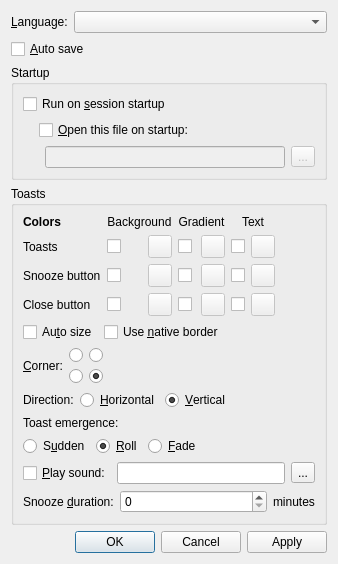
<?xml version="1.0" encoding="UTF-8"?>
<ui version="4.0">
 <class>Alarmz::OptionsDialog</class>
 <widget class="QDialog" name="Alarmz::OptionsDialog">
  <property name="sizeIncrement">
   <size>
    <width>8</width>
    <height>8</height>
   </size>
  </property>
  <property name="windowTitle">
   <string>Options</string>
  </property>
  <property name="modal">
   <bool>true</bool>
  </property>
  <layout class="QVBoxLayout">
   <item>
    <layout class="QHBoxLayout">
     <item>
      <widget class="QLabel" name="languageLabel">
       <property name="text">
        <string>&amp;Language:</string>
       </property>
       <property name="buddy">
        <cstring>languageComboBox</cstring>
       </property>
      </widget>
     </item>
     <item>
      <widget class="QComboBox" name="languageComboBox">
       <property name="sizePolicy">
        <sizepolicy hsizetype="Expanding" vsizetype="Fixed">
         <horstretch>0</horstretch>
         <verstretch>0</verstretch>
        </sizepolicy>
       </property>
       <property name="whatsThis">
        <string>Lets you choose the language of Alarmz's user interface.</string>
       </property>
      </widget>
     </item>
    </layout>
   </item>
   <item>
    <widget class="QCheckBox" name="autoSaveCheckBox">
     <property name="whatsThis">
      <string>When checked, alarms files are automatically saved when another file is opened or when the application exits.</string>
     </property>
     <property name="text">
      <string>&amp;Auto save</string>
     </property>
    </widget>
   </item>
   <item>
    <widget class="QGroupBox" name="startupGroupBox">
     <property name="title">
      <string>Startup</string>
     </property>
     <layout class="QGridLayout">
      <item row="0" column="0" colspan="4">
       <widget class="QCheckBox" name="runOnSessionStartupCheckBox">
        <property name="whatsThis">
         <string>Check this to run Alarmz when you log in to your computer.</string>
        </property>
        <property name="text">
         <string>Run on &amp;session startup</string>
        </property>
       </widget>
      </item>
      <item row="1" column="0">
       <spacer>
        <property name="orientation">
         <enum>Qt::Horizontal</enum>
        </property>
        <property name="sizeType">
         <enum>QSizePolicy::Fixed</enum>
        </property>
        <property name="sizeHint" stdset="0">
         <size>
          <width>10</width>
          <height>13</height>
         </size>
        </property>
       </spacer>
      </item>
      <item row="1" column="1" colspan="3">
       <widget class="QCheckBox" name="openThisFileOnStartupCheckBox">
        <property name="whatsThis">
         <string>Check this to open the specified file when Alarmz is run on session startup.</string>
        </property>
        <property name="text">
         <string>&amp;Open this file on startup:</string>
        </property>
       </widget>
      </item>
      <item row="2" column="0" colspan="3">
       <spacer>
        <property name="orientation">
         <enum>Qt::Horizontal</enum>
        </property>
        <property name="sizeType">
         <enum>QSizePolicy::Fixed</enum>
        </property>
        <property name="sizeHint" stdset="0">
         <size>
          <width>28</width>
          <height>13</height>
         </size>
        </property>
       </spacer>
      </item>
      <item row="2" column="2">
       <widget class="QLineEdit" name="openThisFileOnStartupLineEdit">
        <property name="enabled">
         <bool>false</bool>
        </property>
        <property name="whatsThis">
         <string>Type the name of the alarms file to load on session startup, or click the &lt;b&gt;...&lt;/b&gt; button to browse for the file on your file system.</string>
        </property>
       </widget>
      </item>
      <item row="2" column="3">
       <widget class="QToolButton" name="browseForFileToOpenOnStartupButton">
        <property name="enabled">
         <bool>false</bool>
        </property>
        <property name="whatsThis">
         <string>Browse for an alarms file on your file system to load on session startup.</string>
        </property>
        <property name="text">
         <string>...</string>
        </property>
       </widget>
      </item>
     </layout>
    </widget>
   </item>
   <item>
    <widget class="QGroupBox" name="toastsGroupBox">
     <property name="title">
      <string>Toasts</string>
     </property>
     <layout class="QVBoxLayout" name="verticalLayout">
      <item>
       <layout class="QGridLayout">
        <item row="0" column="0">
         <widget class="QLabel" name="colorsLabel">
          <property name="font">
           <font>
            <weight>75</weight>
            <bold>true</bold>
           </font>
          </property>
          <property name="text">
           <string>Colors</string>
          </property>
         </widget>
        </item>
        <item row="0" column="1" colspan="2">
         <widget class="QLabel" name="backgroundLabel">
          <property name="text">
           <string>Background</string>
          </property>
          <property name="alignment">
           <set>Qt::AlignCenter</set>
          </property>
         </widget>
        </item>
        <item row="0" column="3" colspan="2">
         <widget class="QLabel" name="gradientLabel">
          <property name="text">
           <string>Gradient</string>
          </property>
          <property name="alignment">
           <set>Qt::AlignCenter</set>
          </property>
         </widget>
        </item>
        <item row="0" column="5" colspan="2">
         <widget class="QLabel" name="textLabel">
          <property name="text">
           <string>Text</string>
          </property>
          <property name="alignment">
           <set>Qt::AlignCenter</set>
          </property>
         </widget>
        </item>
        <item row="0" column="7" rowspan="4">
         <spacer>
          <property name="orientation">
           <enum>Qt::Horizontal</enum>
          </property>
          <property name="sizeHint" stdset="0">
           <size>
            <width>40</width>
            <height>20</height>
           </size>
          </property>
         </spacer>
        </item>
        <item row="1" column="0">
         <widget class="QLabel" name="toastsLabel">
          <property name="text">
           <string>Toasts</string>
          </property>
         </widget>
        </item>
        <item row="1" column="1">
         <widget class="QCheckBox" name="toastBackgroundCheckBox">
          <property name="whatsThis">
           <string>When checked, draws either a solid background with the first background color or a linear gradient from the first background color to the second background color on every toast's background. When unchecked, the system's default background color is used.</string>
          </property>
          <property name="text">
           <string/>
          </property>
         </widget>
        </item>
        <item row="1" column="2">
         <widget class="QToolButton" name="toastBackgroundColor1Button">
          <property name="enabled">
           <bool>false</bool>
          </property>
          <property name="toolTip">
           <string>First background color</string>
          </property>
          <property name="whatsThis">
           <string>First background color for toasts.</string>
          </property>
          <property name="text">
           <string/>
          </property>
         </widget>
        </item>
        <item row="1" column="3">
         <widget class="QCheckBox" name="gradientOnToastBackgroundCheckBox">
          <property name="whatsThis">
           <string>When checked, draws a linear gradient from the first background color to the second background color on every toast's background. When unchecked, draws a solid background with the first background color on every toast.</string>
          </property>
          <property name="text">
           <string/>
          </property>
         </widget>
        </item>
        <item row="1" column="4">
         <widget class="QToolButton" name="toastBackgroundColor2Button">
          <property name="enabled">
           <bool>false</bool>
          </property>
          <property name="toolTip">
           <string>Second background color</string>
          </property>
          <property name="whatsThis">
           <string>Second background color for toasts.</string>
          </property>
          <property name="text">
           <string/>
          </property>
         </widget>
        </item>
        <item row="1" column="5">
         <widget class="QCheckBox" name="toastTextCheckBox">
          <property name="whatsThis">
           <string>When checked, uses the specified text color for the message in toasts. When unchecked, the system's default text color is used.</string>
          </property>
          <property name="text">
           <string/>
          </property>
         </widget>
        </item>
        <item row="1" column="6">
         <widget class="QToolButton" name="toastTextColorButton">
          <property name="enabled">
           <bool>false</bool>
          </property>
          <property name="toolTip">
           <string>Text color</string>
          </property>
          <property name="whatsThis">
           <string>Color of the message in toasts.</string>
          </property>
          <property name="text">
           <string/>
          </property>
         </widget>
        </item>
        <item row="2" column="0">
         <widget class="QLabel" name="snoozeLabel">
          <property name="text">
           <string>Snooze button</string>
          </property>
         </widget>
        </item>
        <item row="2" column="1">
         <widget class="QCheckBox" name="snoozeButtonBackgroundCheckBox">
          <property name="whatsThis">
           <string>When checked, draws either a solid background with the first background color or a linear gradient from the first background color to the second background color on Snooze buttons. When unchecked, the system's theme or default background color is used.</string>
          </property>
          <property name="text">
           <string/>
          </property>
         </widget>
        </item>
        <item row="2" column="2">
         <widget class="QToolButton" name="snoozeButtonBackgroundColor1Button">
          <property name="enabled">
           <bool>false</bool>
          </property>
          <property name="toolTip">
           <string>First background color</string>
          </property>
          <property name="whatsThis">
           <string>First background color for the Snooze button.</string>
          </property>
          <property name="text">
           <string/>
          </property>
         </widget>
        </item>
        <item row="2" column="3">
         <widget class="QCheckBox" name="gradientOnSnoozeButtonCheckBox">
          <property name="whatsThis">
           <string>When checked, draws a linear gradient from the first background color to the second background color on Snooze buttons. When unchecked, draws a solid background with the first background color on Snooze buttons.</string>
          </property>
          <property name="text">
           <string/>
          </property>
         </widget>
        </item>
        <item row="2" column="4">
         <widget class="QToolButton" name="snoozeButtonBackgroundColor2Button">
          <property name="enabled">
           <bool>false</bool>
          </property>
          <property name="toolTip">
           <string>Second background color</string>
          </property>
          <property name="whatsThis">
           <string>Second background color for the Snooze button.</string>
          </property>
          <property name="text">
           <string/>
          </property>
         </widget>
        </item>
        <item row="2" column="5">
         <widget class="QCheckBox" name="snoozeButtonTextCheckBox">
          <property name="whatsThis">
           <string>When checked, uses the specified text color for Snooze buttons. When unchecked, the system's default text color is used.</string>
          </property>
          <property name="text">
           <string/>
          </property>
         </widget>
        </item>
        <item row="2" column="6">
         <widget class="QToolButton" name="snoozeButtonTextColorButton">
          <property name="enabled">
           <bool>false</bool>
          </property>
          <property name="toolTip">
           <string>Text color</string>
          </property>
          <property name="whatsThis">
           <string>Text color for the Snooze button.</string>
          </property>
          <property name="text">
           <string/>
          </property>
         </widget>
        </item>
        <item row="3" column="0">
         <widget class="QLabel" name="closeLabel">
          <property name="text">
           <string>Close button</string>
          </property>
         </widget>
        </item>
        <item row="3" column="1">
         <widget class="QCheckBox" name="closeButtonBackgroundCheckBox">
          <property name="whatsThis">
           <string>When checked, draws either a solid background with the first background color or a linear gradient from the first background color to the second background color on Close buttons. When unchecked, the system's theme or default background color is used.</string>
          </property>
          <property name="text">
           <string/>
          </property>
         </widget>
        </item>
        <item row="3" column="2">
         <widget class="QToolButton" name="closeButtonBackgroundColor1Button">
          <property name="enabled">
           <bool>false</bool>
          </property>
          <property name="toolTip">
           <string>First background color</string>
          </property>
          <property name="whatsThis">
           <string>First background color for the Close button.</string>
          </property>
          <property name="text">
           <string/>
          </property>
         </widget>
        </item>
        <item row="3" column="3">
         <widget class="QCheckBox" name="gradientOnCloseButtonCheckBox">
          <property name="whatsThis">
           <string>When checked, draws a linear gradient from the first background color to the second background color on Close buttons. When unchecked, draws a solid background with the first background color on Close buttons.</string>
          </property>
          <property name="text">
           <string/>
          </property>
         </widget>
        </item>
        <item row="3" column="4">
         <widget class="QToolButton" name="closeButtonBackgroundColor2Button">
          <property name="enabled">
           <bool>false</bool>
          </property>
          <property name="toolTip">
           <string>Second background color</string>
          </property>
          <property name="whatsThis">
           <string>Second background color for the Close button.</string>
          </property>
          <property name="text">
           <string/>
          </property>
         </widget>
        </item>
        <item row="3" column="5">
         <widget class="QCheckBox" name="closeButtonTextCheckBox">
          <property name="whatsThis">
           <string>When checked, uses the specified text color for Close buttons. When unchecked, the system's default text color is used.</string>
          </property>
          <property name="text">
           <string/>
          </property>
         </widget>
        </item>
        <item row="3" column="6">
         <widget class="QToolButton" name="closeButtonTextColorButton">
          <property name="enabled">
           <bool>false</bool>
          </property>
          <property name="toolTip">
           <string>Text color</string>
          </property>
          <property name="whatsThis">
           <string>Text color for the Close button.</string>
          </property>
          <property name="text">
           <string/>
          </property>
         </widget>
        </item>
       </layout>
      </item>
      <item>
       <layout class="QHBoxLayout" name="horizontalLayout">
        <item>
         <widget class="QCheckBox" name="autoSizeCheckBox">
          <property name="whatsThis">
           <string>When checked, toasts will be resized to fit their contents.</string>
          </property>
          <property name="text">
           <string>Au&amp;to size</string>
          </property>
         </widget>
        </item>
        <item>
         <widget class="QCheckBox" name="useNativeBorderCheckBox">
          <property name="whatsThis">
           <string>When checked, uses the native frame border from the windowing system. When unchecked, removes the native frame from the windowing system and draws an outset border.</string>
          </property>
          <property name="text">
           <string>Use &amp;native border</string>
          </property>
         </widget>
        </item>
        <item>
         <spacer name="horizontalSpacer">
          <property name="orientation">
           <enum>Qt::Horizontal</enum>
          </property>
          <property name="sizeHint" stdset="0">
           <size>
            <width>88</width>
            <height>17</height>
           </size>
          </property>
         </spacer>
        </item>
       </layout>
      </item>
      <item>
       <widget class="QWidget" native="true">
        <layout class="QGridLayout">
         <property name="margin">
          <number>0</number>
         </property>
         <item row="0" column="0" rowspan="2">
          <widget class="QLabel" name="cornerLabel">
           <property name="text">
            <string>&amp;Corner:</string>
           </property>
           <property name="buddy">
            <cstring>topLeftCornerRadioButton</cstring>
           </property>
          </widget>
         </item>
         <item row="0" column="1">
          <widget class="QRadioButton" name="topLeftCornerRadioButton">
           <property name="toolTip">
            <string>Top-left corner</string>
           </property>
           <property name="whatsThis">
            <string>Position the first toast in the top-left corner.</string>
           </property>
           <property name="text">
            <string/>
           </property>
          </widget>
         </item>
         <item row="0" column="2">
          <widget class="QRadioButton" name="topRightCornerRadioButton">
           <property name="toolTip">
            <string>Top-right corner</string>
           </property>
           <property name="whatsThis">
            <string>Position the first toast in the top-right corner.</string>
           </property>
           <property name="text">
            <string/>
           </property>
          </widget>
         </item>
         <item row="0" column="3" rowspan="2">
          <spacer>
           <property name="orientation">
            <enum>Qt::Horizontal</enum>
           </property>
           <property name="sizeHint" stdset="0">
            <size>
             <width>40</width>
             <height>28</height>
            </size>
           </property>
          </spacer>
         </item>
         <item row="1" column="1">
          <widget class="QRadioButton" name="bottomLeftCornerRadioButton">
           <property name="toolTip">
            <string>Bottom-left corner</string>
           </property>
           <property name="whatsThis">
            <string>Position the first toast in the bottom-left corner.</string>
           </property>
           <property name="text">
            <string/>
           </property>
          </widget>
         </item>
         <item row="1" column="2">
          <widget class="QRadioButton" name="bottomRightCornerRadioButton">
           <property name="toolTip">
            <string>Bottom-right corner</string>
           </property>
           <property name="whatsThis">
            <string>Position the first toast in the bottom-right corner.</string>
           </property>
           <property name="text">
            <string/>
           </property>
           <property name="checked">
            <bool>true</bool>
           </property>
          </widget>
         </item>
        </layout>
       </widget>
      </item>
      <item>
       <widget class="QWidget" native="true">
        <layout class="QHBoxLayout">
         <property name="margin">
          <number>0</number>
         </property>
         <item>
          <widget class="QLabel" name="directionLabel">
           <property name="text">
            <string>Direction:</string>
           </property>
          </widget>
         </item>
         <item>
          <widget class="QRadioButton" name="horizontalDirectionRadioButton">
           <property name="whatsThis">
            <string>Stack toasts horizontally (left to right/right to left)</string>
           </property>
           <property name="text">
            <string>&amp;Horizontal</string>
           </property>
          </widget>
         </item>
         <item>
          <widget class="QRadioButton" name="verticalDirectionRadioButton">
           <property name="whatsThis">
            <string>Stack toasts vertically (top-down/bottom-up)</string>
           </property>
           <property name="text">
            <string>&amp;Vertical</string>
           </property>
           <property name="checked">
            <bool>true</bool>
           </property>
          </widget>
         </item>
         <item>
          <spacer>
           <property name="orientation">
            <enum>Qt::Horizontal</enum>
           </property>
           <property name="sizeHint" stdset="0">
            <size>
             <width>40</width>
             <height>20</height>
            </size>
           </property>
          </spacer>
         </item>
        </layout>
       </widget>
      </item>
      <item>
       <widget class="QLabel" name="toastEmergenceLabel">
        <property name="text">
         <string>Toast emergence:</string>
        </property>
       </widget>
      </item>
      <item>
       <widget class="QWidget" native="true">
        <layout class="QHBoxLayout">
         <property name="margin">
          <number>0</number>
         </property>
         <item>
          <widget class="QRadioButton" name="suddenToastEmergenceRadioButton">
           <property name="whatsThis">
            <string>Toasts appear without any animation.</string>
           </property>
           <property name="text">
            <string>S&amp;udden</string>
           </property>
           <property name="checked">
            <bool>false</bool>
           </property>
          </widget>
         </item>
         <item>
          <widget class="QRadioButton" name="rollToastEmergenceRadioButton">
           <property name="whatsThis">
            <string>Toasts appear at minimum size and expand horizontally or vertically (depending on the direction set above).</string>
           </property>
           <property name="text">
            <string>&amp;Roll</string>
           </property>
           <property name="checked">
            <bool>true</bool>
           </property>
          </widget>
         </item>
         <item>
          <widget class="QRadioButton" name="fadeToastEmergenceRadioButton">
           <property name="whatsThis">
            <string>Toasts fade in from completely transparent to completely opaque.</string>
           </property>
           <property name="text">
            <string>&amp;Fade</string>
           </property>
          </widget>
         </item>
         <item>
          <spacer>
           <property name="orientation">
            <enum>Qt::Horizontal</enum>
           </property>
           <property name="sizeHint" stdset="0">
            <size>
             <width>84</width>
             <height>16</height>
            </size>
           </property>
          </spacer>
         </item>
        </layout>
       </widget>
      </item>
      <item>
       <layout class="QHBoxLayout">
        <item>
         <widget class="QCheckBox" name="playSoundCheckBox">
          <property name="whatsThis">
           <string>Check this to play a sound when a toast appears.</string>
          </property>
          <property name="text">
           <string>&amp;Play sound:</string>
          </property>
         </widget>
        </item>
        <item>
         <widget class="QLineEdit" name="playSoundLineEdit">
          <property name="whatsThis">
           <string>Type the name of the sound to play when a toast appears, or click the &lt;b&gt;...&lt;/b&gt; button to browse for the file on your file system.</string>
          </property>
         </widget>
        </item>
        <item>
         <widget class="QToolButton" name="browseForSoundToPlayButton">
          <property name="whatsThis">
           <string>Browse for a sound file on your file system to play when a toast appears.</string>
          </property>
          <property name="text">
           <string>...</string>
          </property>
         </widget>
        </item>
       </layout>
      </item>
      <item>
       <layout class="QHBoxLayout">
        <item>
         <widget class="QLabel" name="snoozeDurationLabel">
          <property name="text">
           <string>Snooze &amp;duration:</string>
          </property>
          <property name="buddy">
           <cstring>snoozeDurationSpinBox</cstring>
          </property>
         </widget>
        </item>
        <item>
         <widget class="QSpinBox" name="snoozeDurationSpinBox">
          <property name="sizePolicy">
           <sizepolicy hsizetype="MinimumExpanding" vsizetype="Fixed">
            <horstretch>0</horstretch>
            <verstretch>0</verstretch>
           </sizepolicy>
          </property>
          <property name="whatsThis">
           <string>The number of minutes before which a toast reappears since the moment the Snooze button was clicked.</string>
          </property>
          <property name="maximum">
           <number>1440</number>
          </property>
         </widget>
        </item>
        <item>
         <widget class="QLabel" name="minutesLabel">
          <property name="text">
           <string>minutes</string>
          </property>
         </widget>
        </item>
       </layout>
      </item>
     </layout>
    </widget>
   </item>
   <item>
    <spacer>
     <property name="orientation">
      <enum>Qt::Vertical</enum>
     </property>
     <property name="sizeHint" stdset="0">
      <size>
       <width>20</width>
       <height>0</height>
      </size>
     </property>
    </spacer>
   </item>
   <item>
    <widget class="QDialogButtonBox" name="buttonBox">
     <property name="orientation">
      <enum>Qt::Horizontal</enum>
     </property>
     <property name="standardButtons">
      <set>QDialogButtonBox::Apply|QDialogButtonBox::Cancel|QDialogButtonBox::Ok</set>
     </property>
    </widget>
   </item>
  </layout>
 </widget>
 <tabstops>
  <tabstop>languageComboBox</tabstop>
  <tabstop>autoSaveCheckBox</tabstop>
  <tabstop>runOnSessionStartupCheckBox</tabstop>
  <tabstop>openThisFileOnStartupCheckBox</tabstop>
  <tabstop>openThisFileOnStartupLineEdit</tabstop>
  <tabstop>browseForFileToOpenOnStartupButton</tabstop>
  <tabstop>toastBackgroundCheckBox</tabstop>
  <tabstop>toastBackgroundColor1Button</tabstop>
  <tabstop>gradientOnToastBackgroundCheckBox</tabstop>
  <tabstop>toastBackgroundColor2Button</tabstop>
  <tabstop>toastTextCheckBox</tabstop>
  <tabstop>toastTextColorButton</tabstop>
  <tabstop>snoozeButtonBackgroundCheckBox</tabstop>
  <tabstop>snoozeButtonBackgroundColor1Button</tabstop>
  <tabstop>gradientOnSnoozeButtonCheckBox</tabstop>
  <tabstop>snoozeButtonBackgroundColor2Button</tabstop>
  <tabstop>snoozeButtonTextCheckBox</tabstop>
  <tabstop>snoozeButtonTextColorButton</tabstop>
  <tabstop>closeButtonBackgroundCheckBox</tabstop>
  <tabstop>closeButtonBackgroundColor1Button</tabstop>
  <tabstop>gradientOnCloseButtonCheckBox</tabstop>
  <tabstop>closeButtonBackgroundColor2Button</tabstop>
  <tabstop>closeButtonTextCheckBox</tabstop>
  <tabstop>closeButtonTextColorButton</tabstop>
  <tabstop>useNativeBorderCheckBox</tabstop>
  <tabstop>topLeftCornerRadioButton</tabstop>
  <tabstop>topRightCornerRadioButton</tabstop>
  <tabstop>bottomLeftCornerRadioButton</tabstop>
  <tabstop>bottomRightCornerRadioButton</tabstop>
  <tabstop>horizontalDirectionRadioButton</tabstop>
  <tabstop>verticalDirectionRadioButton</tabstop>
  <tabstop>suddenToastEmergenceRadioButton</tabstop>
  <tabstop>rollToastEmergenceRadioButton</tabstop>
  <tabstop>fadeToastEmergenceRadioButton</tabstop>
  <tabstop>playSoundCheckBox</tabstop>
  <tabstop>playSoundLineEdit</tabstop>
  <tabstop>browseForSoundToPlayButton</tabstop>
  <tabstop>snoozeDurationSpinBox</tabstop>
  <tabstop>buttonBox</tabstop>
 </tabstops>
 <resources/>
 <connections>
  <connection>
   <sender>buttonBox</sender>
   <signal>accepted()</signal>
   <receiver>Alarmz::OptionsDialog</receiver>
   <slot>accept()</slot>
   <hints>
    <hint type="sourcelabel">
     <x>275</x>
     <y>516</y>
    </hint>
    <hint type="destinationlabel">
     <x>157</x>
     <y>274</y>
    </hint>
   </hints>
  </connection>
  <connection>
   <sender>buttonBox</sender>
   <signal>rejected()</signal>
   <receiver>Alarmz::OptionsDialog</receiver>
   <slot>reject()</slot>
   <hints>
    <hint type="sourcelabel">
     <x>297</x>
     <y>516</y>
    </hint>
    <hint type="destinationlabel">
     <x>286</x>
     <y>274</y>
    </hint>
   </hints>
  </connection>
  <connection>
   <sender>gradientOnToastBackgroundCheckBox</sender>
   <signal>toggled(bool)</signal>
   <receiver>toastBackgroundColor2Button</receiver>
   <slot>setEnabled(bool)</slot>
   <hints>
    <hint type="sourcelabel">
     <x>170</x>
     <y>224</y>
    </hint>
    <hint type="destinationlabel">
     <x>199</x>
     <y>229</y>
    </hint>
   </hints>
  </connection>
  <connection>
   <sender>gradientOnSnoozeButtonCheckBox</sender>
   <signal>toggled(bool)</signal>
   <receiver>snoozeButtonBackgroundColor2Button</receiver>
   <slot>setEnabled(bool)</slot>
   <hints>
    <hint type="sourcelabel">
     <x>170</x>
     <y>252</y>
    </hint>
    <hint type="destinationlabel">
     <x>199</x>
     <y>257</y>
    </hint>
   </hints>
  </connection>
  <connection>
   <sender>openThisFileOnStartupCheckBox</sender>
   <signal>toggled(bool)</signal>
   <receiver>openThisFileOnStartupLineEdit</receiver>
   <slot>setEnabled(bool)</slot>
   <hints>
    <hint type="sourcelabel">
     <x>111</x>
     <y>122</y>
    </hint>
    <hint type="destinationlabel">
     <x>150</x>
     <y>148</y>
    </hint>
   </hints>
  </connection>
  <connection>
   <sender>openThisFileOnStartupCheckBox</sender>
   <signal>toggled(bool)</signal>
   <receiver>browseForFileToOpenOnStartupButton</receiver>
   <slot>setEnabled(bool)</slot>
   <hints>
    <hint type="sourcelabel">
     <x>237</x>
     <y>122</y>
    </hint>
    <hint type="destinationlabel">
     <x>316</x>
     <y>147</y>
    </hint>
   </hints>
  </connection>
  <connection>
   <sender>gradientOnCloseButtonCheckBox</sender>
   <signal>toggled(bool)</signal>
   <receiver>closeButtonBackgroundColor2Button</receiver>
   <slot>setEnabled(bool)</slot>
   <hints>
    <hint type="sourcelabel">
     <x>170</x>
     <y>280</y>
    </hint>
    <hint type="destinationlabel">
     <x>199</x>
     <y>285</y>
    </hint>
   </hints>
  </connection>
  <connection>
   <sender>toastBackgroundCheckBox</sender>
   <signal>toggled(bool)</signal>
   <receiver>toastBackgroundColor1Button</receiver>
   <slot>setEnabled(bool)</slot>
   <hints>
    <hint type="sourcelabel">
     <x>105</x>
     <y>219</y>
    </hint>
    <hint type="destinationlabel">
     <x>138</x>
     <y>220</y>
    </hint>
   </hints>
  </connection>
  <connection>
   <sender>snoozeButtonBackgroundCheckBox</sender>
   <signal>toggled(bool)</signal>
   <receiver>snoozeButtonBackgroundColor1Button</receiver>
   <slot>setEnabled(bool)</slot>
   <hints>
    <hint type="sourcelabel">
     <x>108</x>
     <y>247</y>
    </hint>
    <hint type="destinationlabel">
     <x>145</x>
     <y>247</y>
    </hint>
   </hints>
  </connection>
  <connection>
   <sender>closeButtonBackgroundCheckBox</sender>
   <signal>toggled(bool)</signal>
   <receiver>closeButtonBackgroundColor1Button</receiver>
   <slot>setEnabled(bool)</slot>
   <hints>
    <hint type="sourcelabel">
     <x>101</x>
     <y>272</y>
    </hint>
    <hint type="destinationlabel">
     <x>142</x>
     <y>276</y>
    </hint>
   </hints>
  </connection>
  <connection>
   <sender>toastTextCheckBox</sender>
   <signal>toggled(bool)</signal>
   <receiver>toastTextColorButton</receiver>
   <slot>setEnabled(bool)</slot>
   <hints>
    <hint type="sourcelabel">
     <x>215</x>
     <y>218</y>
    </hint>
    <hint type="destinationlabel">
     <x>233</x>
     <y>218</y>
    </hint>
   </hints>
  </connection>
  <connection>
   <sender>snoozeButtonTextCheckBox</sender>
   <signal>toggled(bool)</signal>
   <receiver>snoozeButtonTextColorButton</receiver>
   <slot>setEnabled(bool)</slot>
   <hints>
    <hint type="sourcelabel">
     <x>213</x>
     <y>248</y>
    </hint>
    <hint type="destinationlabel">
     <x>231</x>
     <y>247</y>
    </hint>
   </hints>
  </connection>
  <connection>
   <sender>closeButtonTextCheckBox</sender>
   <signal>toggled(bool)</signal>
   <receiver>closeButtonTextColorButton</receiver>
   <slot>setEnabled(bool)</slot>
   <hints>
    <hint type="sourcelabel">
     <x>214</x>
     <y>272</y>
    </hint>
    <hint type="destinationlabel">
     <x>236</x>
     <y>274</y>
    </hint>
   </hints>
  </connection>
 </connections>
</ui>
